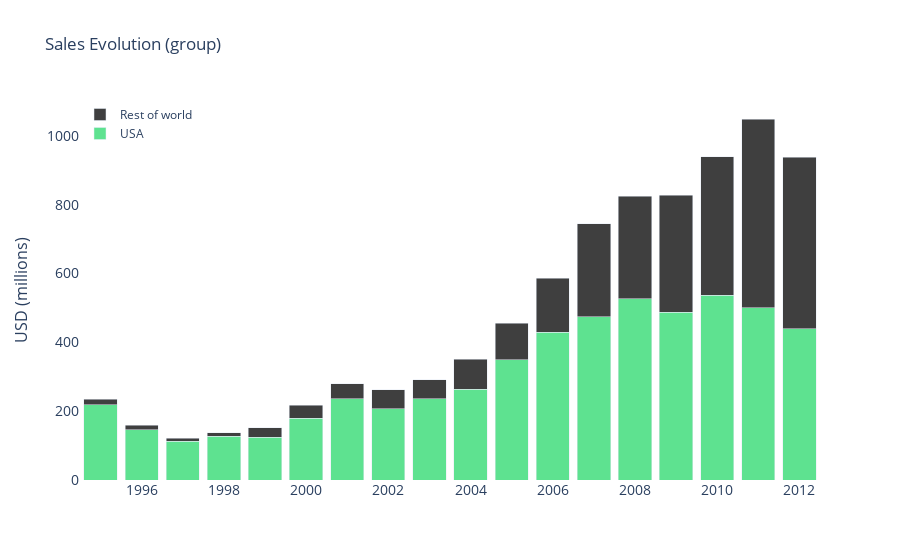

Notebook source saved alongside this figure:
### Code cell
fig = go.Figure()
fig.add_trace(go.Bar(x=x_axis,
                y= y_axis_value1,
                name= Value1,
                marker_color='#5ee290'
                ))
fig.add_trace(go.Bar(x=x_axis,
                y= y_axis_value2,
                name= Value2,
                marker_color='#3f3f3f'
                ))

#fig.update_layout( hovermode="x", title=title)

fig.update_layout(
    title=Title ,
    plot_bgcolor="#ffffff",
    #width=800,
    height=500,
    xaxis_tickfont_size=14,
    yaxis=dict(
        title='USD (millions)',
        titlefont_size=16,
        tickfont_size=14,
    ),
    legend=dict(
        x=0,
        y=1.0,
        bgcolor='white',
        bordercolor='white'
    ),
    barmode='stack',
    bargap=0.1, # gap between bars of adjacent location coordinates.
    bargroupgap=0.1 # gap between bars of the same location coordinate.
)
fig.show()

### Figure 1 — Plotly figure (JSON) as saved in the notebook; plotly's stock layout.template omitted (floating-point values rounded to 4 significant figures)
{"data": [{"marker": {"color": "#5ee290"}, "name": "USA", "type": "bar", "x": [1995, 1996, 1997, 1998, 1999, 2000, 2001, 2002, 2003, 2004, 2005, 2006, 2007, 2008, 2009, 2010, 2011, 2012], "y": [219, 146, 112, 127, 124, 180, 236, 207, 236, 263, 350, 430, 474, 526, 488, 537, 500, 439]}, {"marker": {"color": "#3f3f3f"}, "name": "Rest of world", "type": "bar", "x": [1995, 1996, 1997, 1998, 1999, 2000, 2001, 2002, 2003, 2004, 2005, 2006, 2007, 2008, 2009, 2010, 2011, 2012], "y": [16, 13, 10, 11, 28, 37, 43, 55, 56, 88, 105, 156, 270, 299, 340, 403, 549, 499]}], "layout": {"autosize": true, "bargap": 0.1, "bargroupgap": 0.1, "barmode": "stack", "legend": {"bgcolor": "white", "bordercolor": "white", "x": 0, "y": 1}, "plot_bgcolor": "#ffffff", "title": {"text": "Sales Evolution (group)"}, "xaxis": {"autorange": true, "range": [1994.0, 2012.0], "tickfont": {"size": 14}, "type": "linear"}, "yaxis": {"autorange": true, "range": [0, 1104.0], "tickfont": {"size": 14}, "title": {"font": {"size": 16}, "text": "USD (millions)"}, "type": "linear"}}}
